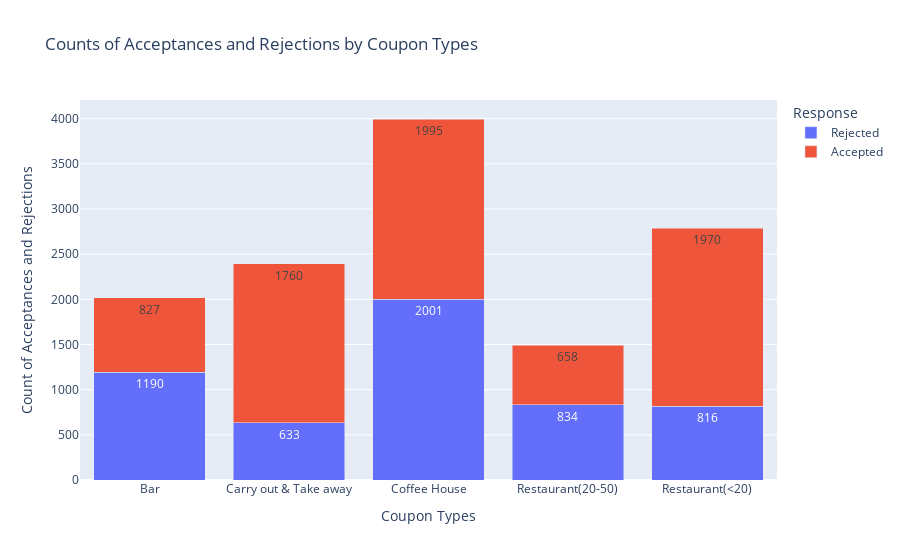

Notebook cell for this chart:
### Markdown cell above
### Independent Investigation

Using the bar coupon example as motivation, you are to explore one of the other coupon groups and try to determine the characteristics of passengers (drivers) who accept the coupons.

### Code cell
coupon_counts = clean_data.groupby(['coupon', 'Y']).size().reset_index(name='count')

# Map Y values to readable labels
coupon_counts['Y'] = coupon_counts['Y'].map({1: 'Accepted', 0: 'Rejected'})

# Create stacked bar plot
fig = px.bar(coupon_counts, x='coupon', y='count', color='Y', 
             title='Counts of Acceptances and Rejections by Coupon Types',
             labels={'coupon': 'Coupon Types', 'count': 'Count of Acceptances and Rejections', 'Y': 'Response'},
             text='count')

fig.update_layout(barmode='stack')
fig.show()

# Adding Image if Plotly did not load

display(Image(filename='images/Counts of Acceptances and Rejections by Coupon Types.png'))



# Based on the analysis Coffee House has a good data set

### Figure 1 — Plotly figure (JSON) as saved in the notebook; plotly's stock layout.template omitted (floating-point values rounded to 4 significant figures)
{"data": [{"alignmentgroup": "True", "hovertemplate": "Response=Rejected<br>Coupon Types=%{x}<br>Count of Acceptances and Rejections=%{text}<extra></extra>", "legendgroup": "Rejected", "marker": {"color": "#636efa", "pattern": {"shape": ""}}, "name": "Rejected", "offsetgroup": "Rejected", "orientation": "v", "showlegend": true, "text": [1190, 633, 2001, 834, 816], "textposition": "auto", "type": "bar", "x": ["Bar", "Carry out & Take away", "Coffee House", "Restaurant(20-50)", "Restaurant(<20)"], "xaxis": "x", "y": [1190, 633, 2001, 834, 816], "yaxis": "y"}, {"alignmentgroup": "True", "hovertemplate": "Response=Accepted<br>Coupon Types=%{x}<br>Count of Acceptances and Rejections=%{text}<extra></extra>", "legendgroup": "Accepted", "marker": {"color": "#EF553B", "pattern": {"shape": ""}}, "name": "Accepted", "offsetgroup": "Accepted", "orientation": "v", "showlegend": true, "text": [827, 1760, 1995, 658, 1970], "textposition": "auto", "type": "bar", "x": ["Bar", "Carry out & Take away", "Coffee House", "Restaurant(20-50)", "Restaurant(<20)"], "xaxis": "x", "y": [827, 1760, 1995, 658, 1970], "yaxis": "y"}], "layout": {"barmode": "stack", "legend": {"title": {"text": "Response"}, "tracegroupgap": 0}, "title": {"text": "Counts of Acceptances and Rejections by Coupon Types"}, "xaxis": {"anchor": "y", "domain": [0, 1], "title": {"text": "Coupon Types"}}, "yaxis": {"anchor": "x", "domain": [0, 1], "title": {"text": "Count of Acceptances and Rejections"}}}}
